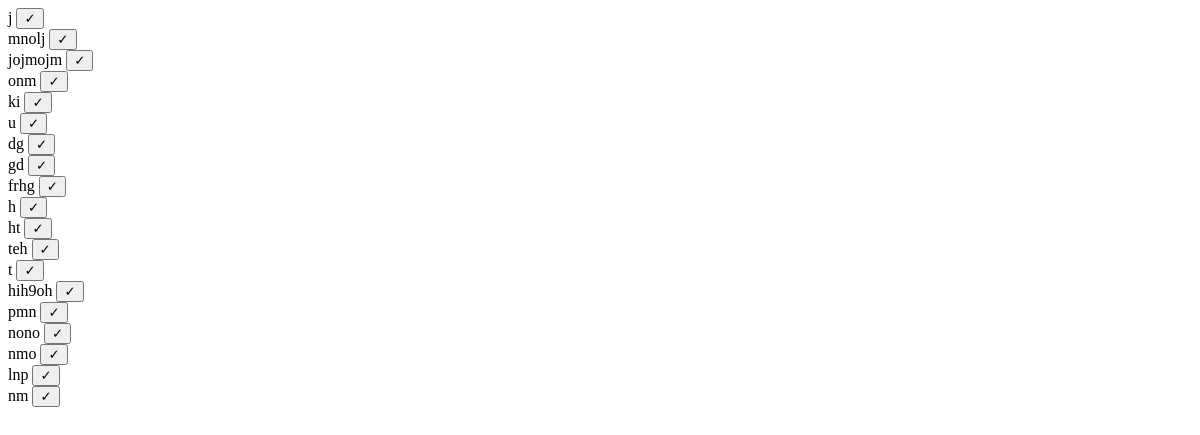
The app's page /meetings/todos/search/ (signed in), older data.
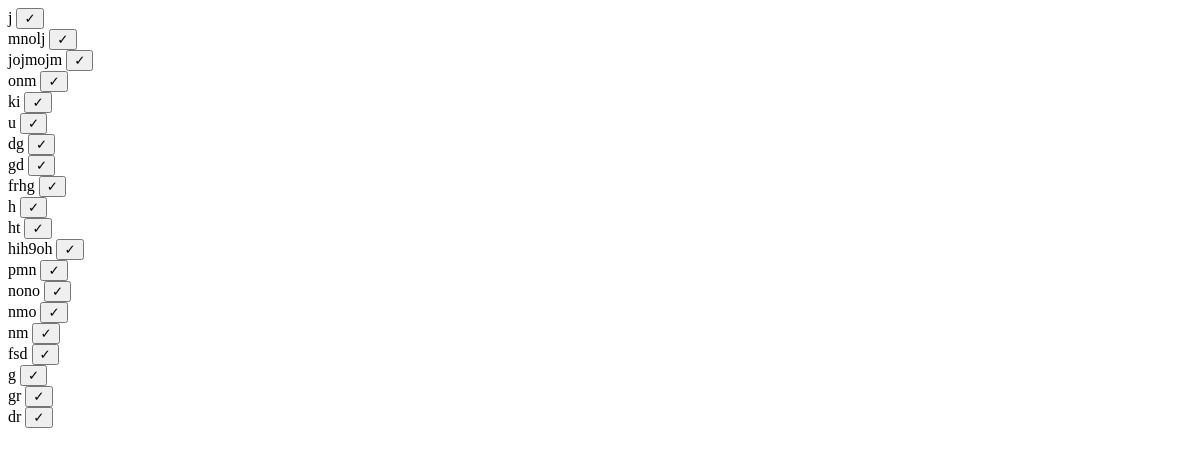
The same page, newer data.
### meetings/models.py (models this page shows, shortened)
class Todo(models.Model):
    user = models.ForeignKey(
        get_user_model(),
        on_delete=models.CASCADE
    )
    name = models.CharField(max_length=50)
    done = models.BooleanField(default=False)

### meetings/views.py (the view)
# urls.py: path("todos/search/", views.todo_search, name="todo_search"),
@login_required
@require_GET
def todo_search(request):
    search_text = request.GET.get("searchText", "").strip()
    todos = Todo.objects.filter(
        user=request.user,
        name__icontains=search_text,
        done=False
    )
    return render(request, "website/todo_results.html", {
        "todos": todos
    })

### templates/website/todo_results.html
{% for todo in todos %}
    {% include "website/todo_item.html" %}
{% empty %}
    <li>No matching todos found.</li>
{% endfor %}

### templates/website/todo_item.html
<div id="todo-{{ todo.id }}" class="todo-bullet">
    <span>{{ todo.name }}</span>
    <button
        hx-post="{% url 'todo_complete' todo.id %}"
        hx-headers='{"X-CSRFToken": "{{ csrf_token }}"}'
        hx-target="closest div"
        hx-swap="outerHTML"
        hx-confirm="Mark this item as completed?"
        class="in-button checkmark">
        ✓
    </button>
</div>

Row changes from the older to the newer data that the page shows:
no longer on this page (row edited): Todo: name "teh"
no longer on this page (row edited): Todo: name "t"
no longer on this page (row edited): Todo: name "lnp"
added Todo: name "fsd"
added Todo: name "g"
added Todo: name "gr"
added Todo: name "dr"
